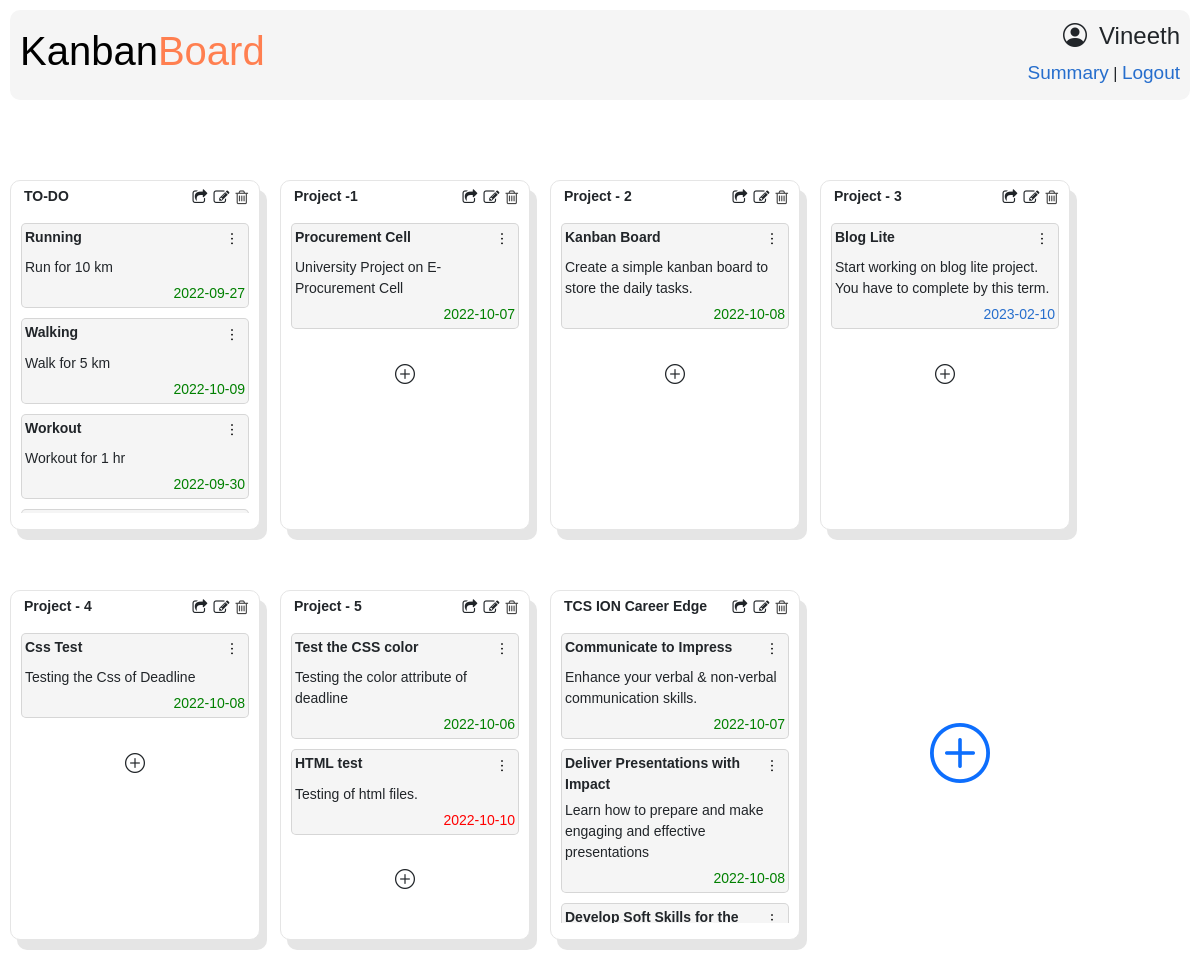
Screenshot of /home (signed in) with the database file from the repository.
### application/models.py (models this page shows)
class User(db.Model):
    __tablename__ = 'user'
    user_id = db.Column(db.Integer, autoincrement = True, primary_key = True, unique = True)
    username = db.Column(db.String, nullable = False, unique = True)
    password = db.Column(db.String, nullable = False)
    email = db.Column(db.String, nullable = False, unique = True)
    lists = db.relationship("Lists", backref = 'user', lazy = True)

class Lists(db.Model):
    __tablename__ = "lists"
    list_id = db.Column(db.Integer, autoincrement = True, primary_key = True)
    user_id = db.Column(db.Integer, db.ForeignKey("user.user_id"), nullable = False)
    list_title = db.Column(db.String, nullable = False)
    list_description = db.Column(db.String, nullable = False)
    cards = db.relationship("Cards", backref = "lists", lazy = True, cascade='all,delete-orphan')

class Cards(db.Model):
    __tablename__ = "cards"
    card_id = db.Column(db.Integer, primary_key = True, autoincrement = True)
    list_id = db.Column(db.Integer, db.ForeignKey("lists.list_id"), nullable = False)
    card_title = db.Column(db.String, nullable = False)
    card_content = db.Column(db.String(100), nullable=False)
    deadline = db.Column(db.Date, nullable = False)
    completed_status = db.Column(db.Boolean, nullable = False, default = False)
    created_date = db.Column(db.Date, nullable = False)
    updated_date = db.Column(db.Date, nullable = False)
    completed_date = db.Column(db.Date, nullable = True)

### application/controllers.py (the view)
@app.route("/home")
def home():
    if 'user' not in session:
        flash('Session expired. Please login again..', "warning")
        return redirect(url_for('login'))
    user = User.query.filter_by(user_id = session['user_id']).first()
    lists = user.lists
    list_ids = []
    card_ids = []
    deadline_color = {}
    cards_dict = {}
    card_flags = {}
    for list in lists:
        list_ids.append(list.list_id)
        cards = list.cards
        for card in cards:
            card_ids.append(card.card_id)
            deadline_color[card.card_id] = check_deadline(card.deadline, card.completed_status)
            if(card.completed_status):
                completed_Flag = True
            else:
                completed_Flag = False
            deadline_flag = False
            if not completed_Flag:
                if int((card.deadline - date.today()).total_seconds()) < 0:
                    deadline_flag = True
            card_flags[card.card_id] = { "completed_flag": completed_Flag, "deadline_flag": deadline_flag }
        if cards != []:
            cards_dict[list.list_id] = cards
    return render_template('home.html', lists = lists, cards_dict = cards_dict, list_ids = list_ids,
                                        card_ids = card_ids, deadline_color = deadline_color, card_flags = card_flags, page='home')

### application/controllers.py (called while the page is built)
def check_deadline(deadline_date, completed_status):
    if completed_status:
        return "finished"
    today = date.today()
    if(int((deadline_date - today).total_seconds()) <= 0):
        return "unfinished"

@app.after_request
def after_request(response):
    response.headers["Cache-Control"] = "no-cache, no-store, must-revalidate, post-check=0, pre-check=0"
    return response

### templates/home.html (shortened to what this page needs)
{% extends "header.html" -%}
{% block style -%}
    <link rel="stylesheet" href="https://cdnjs.cloudflare.com/ajax/libs/font-awesome/4.7.0/css/font-awesome.min.css">
    <link rel="stylesheet" href="https://cdn.jsdelivr.net/npm/bootstrap-icons@1.9.1/font/bootstrap-icons.css">
    <link rel="stylesheet" type="text/css" href="{{ url_for('static', filename='home.css') }}"/>
{% endblock -%}
{% block content -%}
    {% if lists==[] -%}
    <div class="empty_lists">
        <p>There are no lists in the board</p>
        <a data-toggle="modal" data-target="#CreateListModal"><i class="bi bi-plus-circle"> Add a list</i></a>
    </div>
    {% else -%}
        <div class="nesting-all-lists-container">
            <div class="all-lists-container">
                {% for list in lists %}
                    <div class="lists-container">
                        <div class="list-head">
                            <div class="list-title">
                                <label><b>{{ list.list_title }}</b></label>
                            </div>
                            <div class="list-btns">
                                <a data-toggle="modal" data-target="#TransferListCardsModal-{{list.list_id}}">
                                    <span><i class="fa fa-share-square-o"></i></span>
                                </a>
                                <a data-toggle="modal" data-target="#UpdateListModal-{{list.list_id}}">
                                    <span><i class="fa fa-edit"></i></span>
                                </a>
                                <a href="javascript:;" onclick="listDeleteAlert('{{list.list_id}}')" class="delete-icon">
                                    <span><i class="fa fa-trash-o"></i></span>
                                </a>
                            </div>
                        </div>
                        <div class="user_cards">
                            {% for card in cards_dict[list.list_id] -%}
                            <div class="card">
                                <div class="card_title">
                                    <small>{{ card.card_title }}</small>
                                    <div class="card_title_btn">
                                        <button class="btn dropbtn" id="card-btn" onclick="showDropdown_cards('{{ card.card_id }}','{{ card_ids }}')">&#65049;</button>
                                    </div>
                                </div>
                                <small class="card_content">{{ card.card_content }}</small>
                                <small class="deadline_style" {% if deadline_color[card.card_id] is sameas "finished" %}style="color:green"{% elif deadline_color[card.card_id] is sameas "unfinished" %}style="color:red"{%endif%} >{{ card.deadline }}</small>
                            </div>
                            {% endfor %}
                            <div class="add_card_btn {% if list.list_id not in cards_dict %}empty_list{% endif %}" >
                                <a data-toggle="modal" data-target="#CreateCardModal-{{list.list_id}}"><i class="bi bi-plus-circle"></i></a>
                            </div>
                        </div>
                    </div>
                {% endfor %}
                <div class="add_list_container">
                    <div>
                        <a class="add_list_btn" data-toggle="modal" data-target="#CreateListModal"><i class="bi bi-plus-circle"></i></a>
                    </div>
                </div>
            </div>
        </div>
    {% endif -%}
{% endblock -%}

### templates/header.html (shortened to what this page needs)
<!DOCTYPE html>
<html lang="en">
<head>
    <link rel="stylesheet" href="https://cdn.jsdelivr.net/npm/bootstrap-icons@1.10.3/font/bootstrap-icons.css">
    <link href="https://cdn.jsdelivr.net/npm/bootstrap@5.0.2/dist/css/bootstrap.min.css" rel="stylesheet"
>
    <link rel="stylesheet" type="text/css" href="{{ url_for('static', filename='header.css') }}"/>
    {% block style -%}{% endblock -%}
</head>
<body>
    <main>
        <div class="main-container">
            <div class="left-container">
                <div class="app-name">
                    <h1 class="kanban">Kanban</h1>
                    <h1 class="board">Board</h1>
                </div>
            </div>
            <div class="right-container">
                <div class="profile">
                    <h4><i class="bi bi-person-circle"></i>&ensp;{{ session['user'] }}</h4>
                </div>
                <div class="header-links">
                    {% if page=='home' -%}
                        <a href="{{ url_for('summary')}}">Summary</a> |
                    {% else -%}
                        <a href="{{ url_for('home')}}">Home</a> |
                    {% endif -%}
                    <a href="{{ url_for('logout')}}">Logout</a>
                </div>
            </div>
        </div>
    </main>
    {% block content -%}{% endblock -%}
</body>
</html>

### static/header.css (style rules this page uses)
* { font-family: 'Poppins', sans-serif; }
main { margin: 10px; }
body { font-family: 'Roboto', sans-serif; font-style: normal; }
.main-container { display: flex; flex-direction: row; justify-content: space-between; align-items: center; border-radius: 10px; background-color: whitesmoke; height: 90px; padding: 10px; }
.app-name { display: flex; flex-direction: row; cursor: default; }
.kanban { color: black; }
.board { color: coral; }
.right-container { display: flex; flex-direction: column; align-items: flex-end; }
.header-links a { text-decoration: none; font-size: 19px; color: rgb(38, 110, 205); }

### static/home.css (style rules this page uses)
.nesting-all-lists-container { margin: 50px 0px; display: flex; justify-content: center; }
.all-lists-container { width: 1350px; display: flex; flex-direction: row; justify-content: flex-start; flex-wrap: wrap; }
.lists-container { height: 350px; width: 250px; background-color: white; border-radius: 10px; border: solid #e5e5e5 1px; box-shadow: 7px 10px #e5e5e5; margin: 30px 10px 30px 10px; }
.list-head { display: flex; flex-direction: row; justify-content: space-between; width: 230px; margin-left: 10px; }
.list-title { font-size: 14px; margin: 5px 3px 3px 3px; }
.list-btns { display: flex; flex-direction: row; }
.list-btns a { text-decoration: none; color: rgb(70, 70, 70); margin: 5px 3px 3px 3px; }
.add_list_btn { display: flex; flex-direction: row; justify-content: center; align-items: center; font-size: 60px; margin: 150px 0px 0px 120px; }
.user_cards { max-height: 300px; overflow-y: auto; }
.card { margin: 10px; background-color: whitesmoke; border-radius: 5px; padding: 3px; }
.card_title { display: flex; flex-direction: row; justify-content: space-between; }
.card_title_btn { position: relative; z-index: 1; }
.card_title small { font-weight: 550; }
.card_content { margin: 5px 0px; }
.deadline_style { text-align: right; color:rgb(38, 110, 205); }
.dropbtn { border: none; color: black; margin-left: 0px; padding: 2px 6px; font-size: 14px; cursor: pointer; }
.add_card_btn { font-size: 20px; text-align: center; margin: 30px 0px; }

### rows the page displays
User: user "Vineeth"
Lists: list_title "TO-DO"
Cards: card_title "Running", card_content "Run for 10 km", deadline "2022-09-27"
Cards: card_title "Walking", card_content "Walk for 5 km", deadline "2022-10-09"
Cards: card_title "Workout", card_content "Workout for 1 hr", deadline "2022-09-30"
Lists: list_title "Project -1"
Cards: card_title "Procurement Cell", card_content "University Project on E-Procurement Cell", deadline "2022-10-07"
Lists: list_title "Project - 2"
Cards: card_title "Kanban Board", card_content "Create a simple kanban board to store the daily tasks.", deadline "2022-10-08"
Lists: list_title "Project - 3"
Cards: card_title "Blog Lite", card_content "Start working on blog lite project. You have to complete by this term.", deadline "2023-02-10"
Lists: list_title "Project - 4"
Cards: card_title "Css Test", card_content "Testing the Css of Deadline", deadline "2022-10-08"
Lists: list_title "Project - 5"
Cards: card_title "Test the CSS color", card_content "Testing the color attribute of deadline", deadline "2022-10-06"
Cards: card_title "HTML test", card_content "Testing of html files.", deadline "2022-10-10"
Lists: list_title "TCS ION Career Edge"
Cards: card_title "Communicate to Impress", card_content "Enhance your verbal & non-verbal communication skills.", deadline "2022-10-07"
Cards: card_title "Deliver Presentations with Impact", card_content "Learn how to prepare and make engaging and effective presentations", deadline "2022-10-08"
Cards: card_title "Develop Soft Skills for the…"
